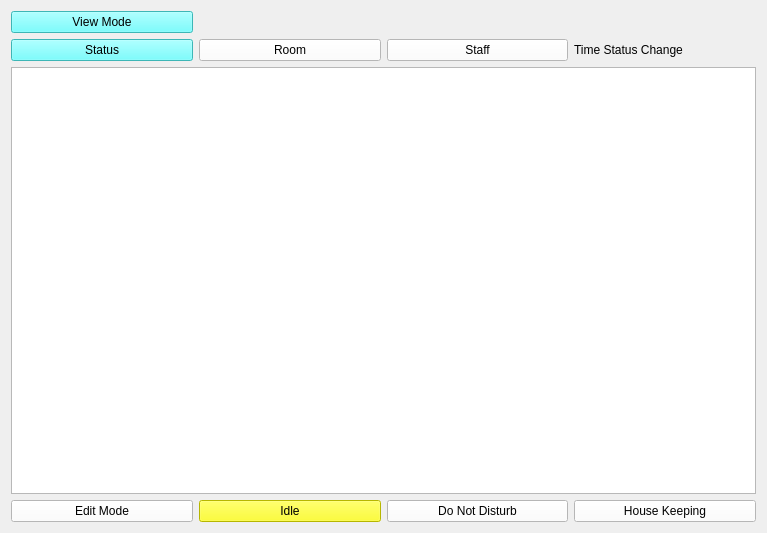
<?xml version="1.0" encoding="UTF-8"?>
<ui version="4.0">
 <class>MainWindow</class>
 <widget class="QMainWindow" name="MainWindow">
  <property name="geometry">
   <rect>
    <x>0</x>
    <y>0</y>
    <width>767</width>
    <height>533</height>
   </rect>
  </property>
  <property name="windowTitle">
   <string>MainWindow</string>
  </property>
  <widget class="QWidget" name="centralWidget">
   <layout class="QVBoxLayout" name="verticalLayout_2">
    <item>
     <layout class="QGridLayout" name="gridLayout">
      <item row="3" column="2">
       <widget class="QPushButton" name="changeStatusDND">
        <property name="styleSheet">
         <string notr="true">background-color:rgb(255, 255, 255)</string>
        </property>
        <property name="text">
         <string>Do Not Disturb</string>
        </property>
       </widget>
      </item>
      <item row="3" column="3">
       <widget class="QPushButton" name="changeStatusHK">
        <property name="styleSheet">
         <string notr="true">background-color:rgb(255, 255, 255)</string>
        </property>
        <property name="text">
         <string>House Keeping</string>
        </property>
       </widget>
      </item>
      <item row="3" column="1">
       <widget class="QPushButton" name="changeStatusIdle">
        <property name="styleSheet">
         <string notr="true">background-color:yellow</string>
        </property>
        <property name="text">
         <string>Idle</string>
        </property>
       </widget>
      </item>
      <item row="0" column="0">
       <widget class="QPushButton" name="viewModeButton">
        <property name="styleSheet">
         <string notr="true">background-color:rgb(85,255,255)</string>
        </property>
        <property name="text">
         <string>View Mode</string>
        </property>
       </widget>
      </item>
      <item row="1" column="1">
       <widget class="QPushButton" name="viewRoomButton">
        <property name="styleSheet">
         <string notr="true">background-color:rgb(255, 255, 255)</string>
        </property>
        <property name="text">
         <string>Room</string>
        </property>
       </widget>
      </item>
      <item row="1" column="0">
       <widget class="QPushButton" name="viewStatusButton">
        <property name="styleSheet">
         <string notr="true">background-color:rgb(85, 255, 255)</string>
        </property>
        <property name="text">
         <string>Status</string>
        </property>
       </widget>
      </item>
      <item row="1" column="3">
       <widget class="QLabel" name="label">
        <property name="text">
         <string>Time Status Change</string>
        </property>
       </widget>
      </item>
      <item row="1" column="2">
       <widget class="QPushButton" name="viewStaffButton">
        <property name="styleSheet">
         <string notr="true">background-color:rgb(255, 255, 255)</string>
        </property>
        <property name="text">
         <string>Staff</string>
        </property>
       </widget>
      </item>
      <item row="3" column="0">
       <widget class="QPushButton" name="editModeButton">
        <property name="styleSheet">
         <string notr="true">background-color:white</string>
        </property>
        <property name="text">
         <string>Edit Mode</string>
        </property>
       </widget>
      </item>
      <item row="2" column="0" colspan="4">
       <widget class="QTableWidget" name="tableWidget"/>
      </item>
     </layout>
    </item>
   </layout>
  </widget>
 </widget>
 <layoutdefault spacing="6" margin="11"/>
 <resources/>
 <connections/>
</ui>
